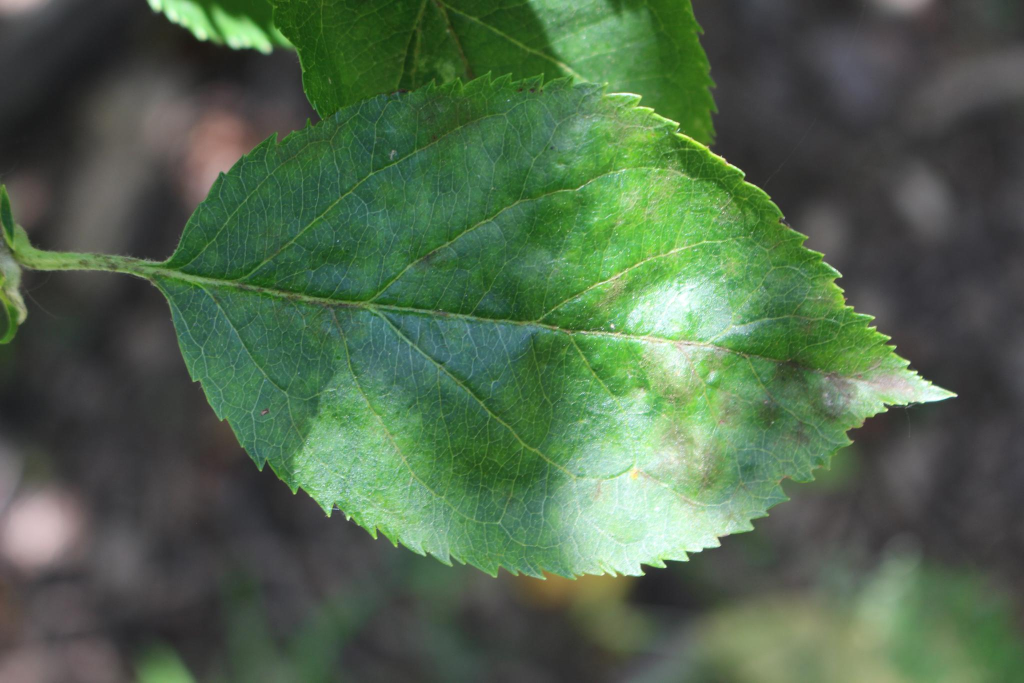
#> input picture Introducao a Visao Computacional/9. Segmentacao de Objetos/imagemTeste2.jpg, 2048 x 1365 px (shown at 1/2 size)
$ python binarizacao_adaptativa.py
#> lines starting #> are read from the running program, lines starting #| are printed output that depends on the picture; after the words box and inside, x2 and y2 are one past the last pixel; in counts of white or black regions, pixels touching at a corner belong together
import	cv2
import	numpy	as	np

imagemOriginal =  cv2.imread("imagemTeste2.jpg", 0)
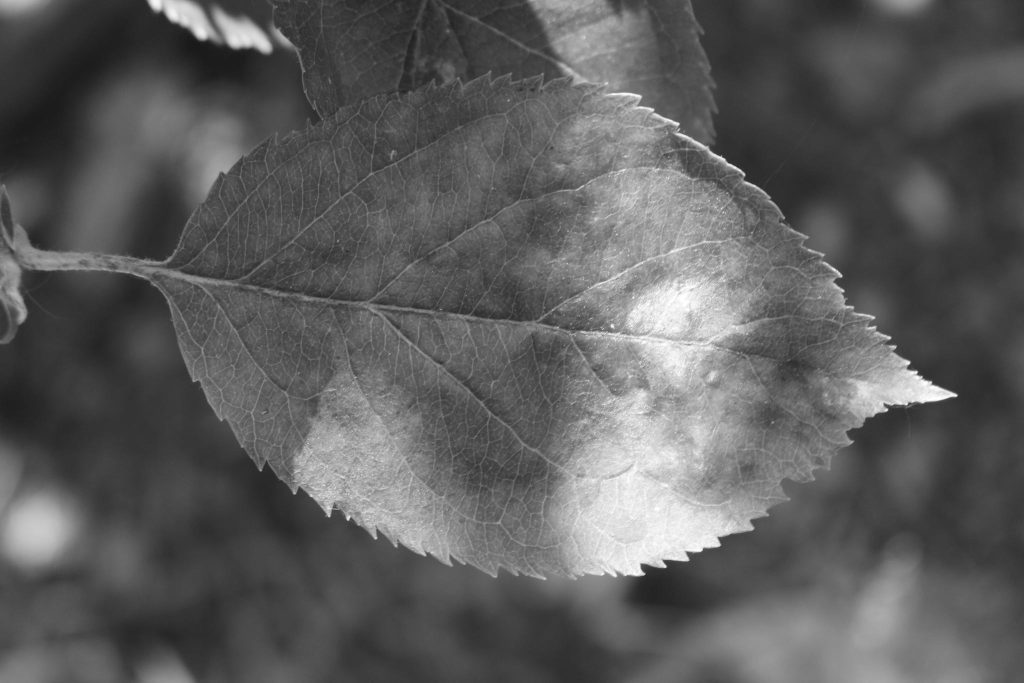
#> imagemOriginal: shape (1365, 2048) (shown at 1/2 size); min 25, max 255, mean 93.1

imgEscalada	=	cv2.resize(
        imagemOriginal,
        None,
        fx	= 0.5,
        fy	= 0.5,
        interpolation	=	cv2.INTER_CUBIC
    )
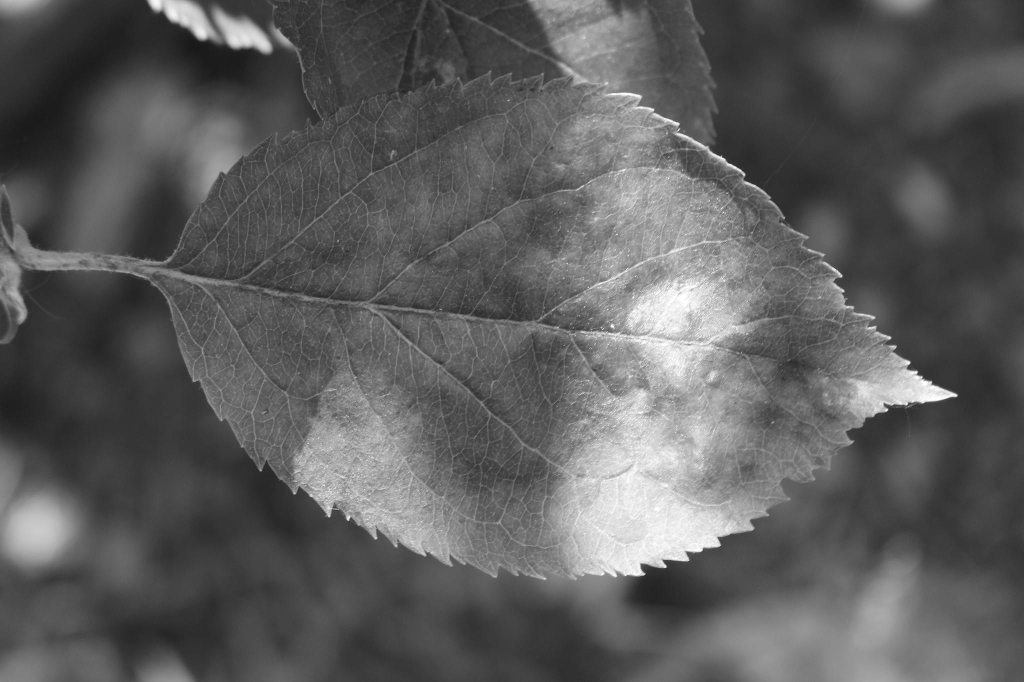
#> imgEscalada: shape (682, 1024); min 25, max 255, mean 93.1

imgTratada	=	cv2.medianBlur(imgEscalada,	7)

imgBinarizada	=	cv2.adaptiveThreshold(
                            imgTratada,
                            255,
                            cv2.ADAPTIVE_THRESH_GAUSSIAN_C,
                            cv2.THRESH_BINARY_INV,
                            11,
                            5 )
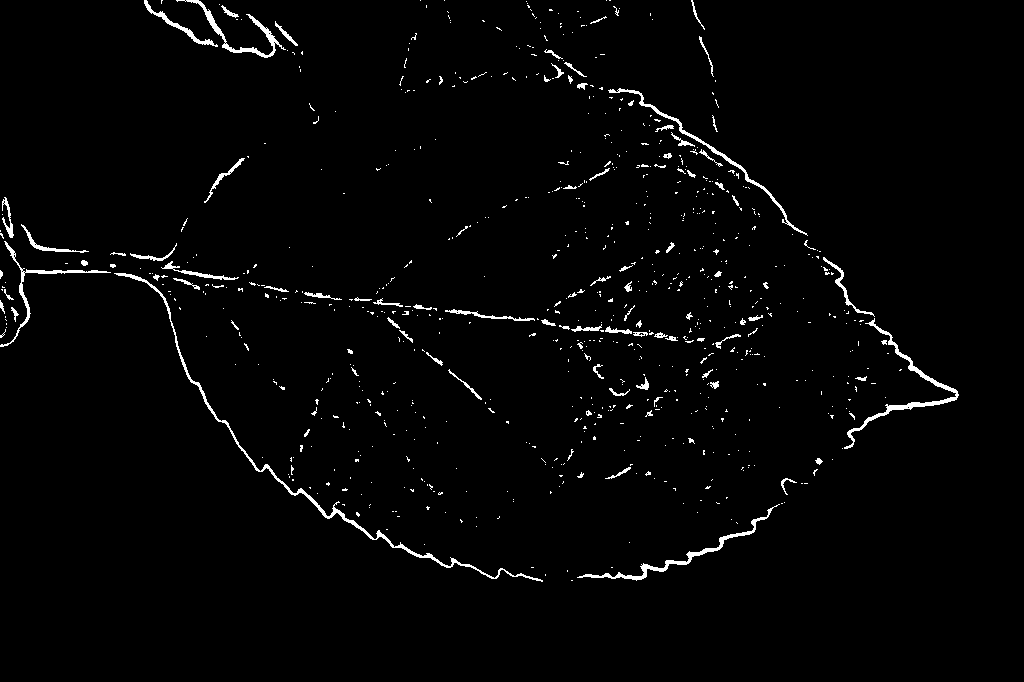
#> imgBinarizada: shape (682, 1024); 2% white in thin lines or dots, all inside (x1, y1, x2, y2) = (0, 0, 959, 582)

cv2.imshow("Imagem	Original",	imgEscalada)
cv2.imshow("Imagem	Tratada",	imgBinarizada)
cv2.waitKey(0)
cv2.destroyAllWindows()

$ run again, with Introducao a Visao Computacional/9. Segmentacao de Objetos/imagemTeste3.jpg copied over Introducao a Visao Computacional/9. Segmentacao de Objetos/imagemTeste2.jpg
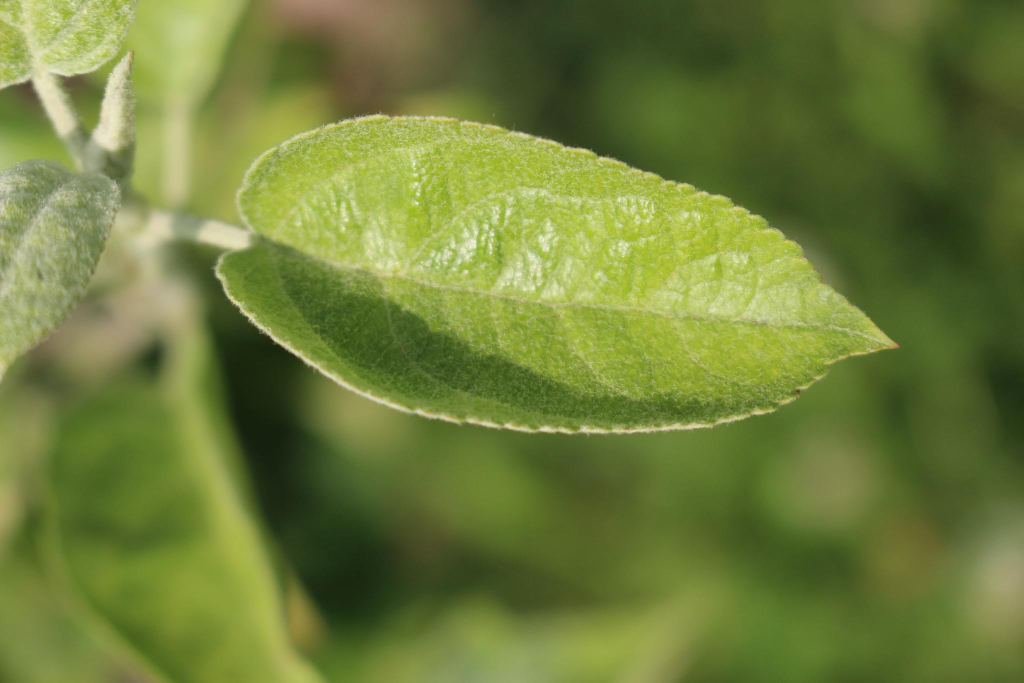
#> input picture Introducao a Visao Computacional/9. Segmentacao de Objetos/imagemTeste3.jpg, 2048 x 1365 px (shown at 1/2 size)
#> `imgEscalada	=	cv2.resize( imagemOriginal, None, fx	= 0.5, fy	= 0.5, in..`:
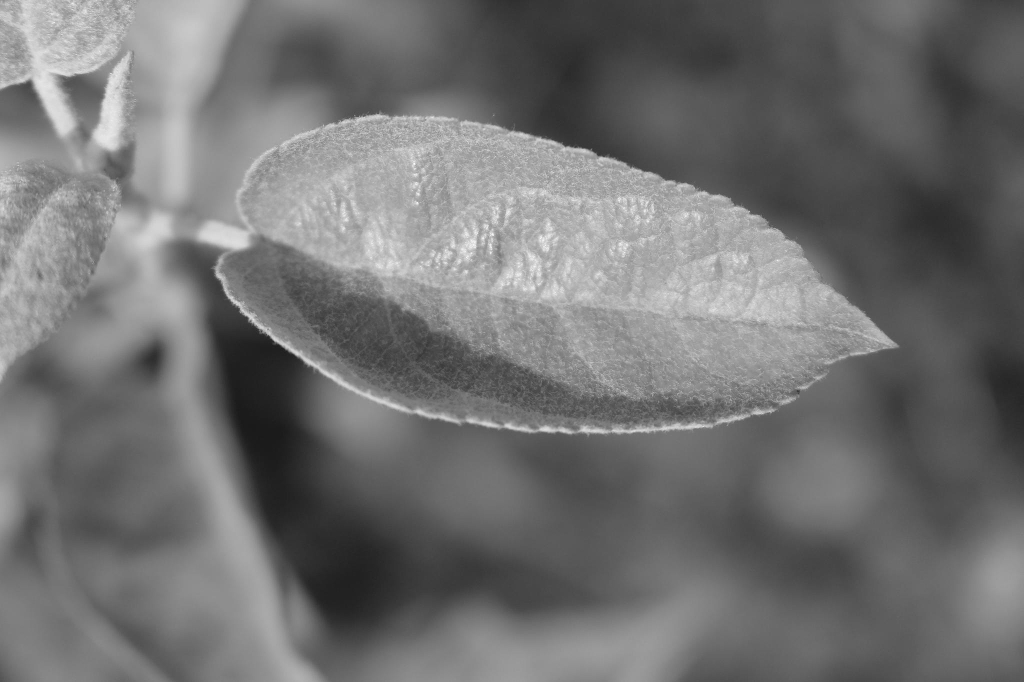
#> imgEscalada: shape (682, 1024); min 26, max 252, mean 113.5
#> `imgBinarizada	=	cv2.adaptiveThreshold( imgTratada, 255, cv2.ADAPTIVE_T..`:
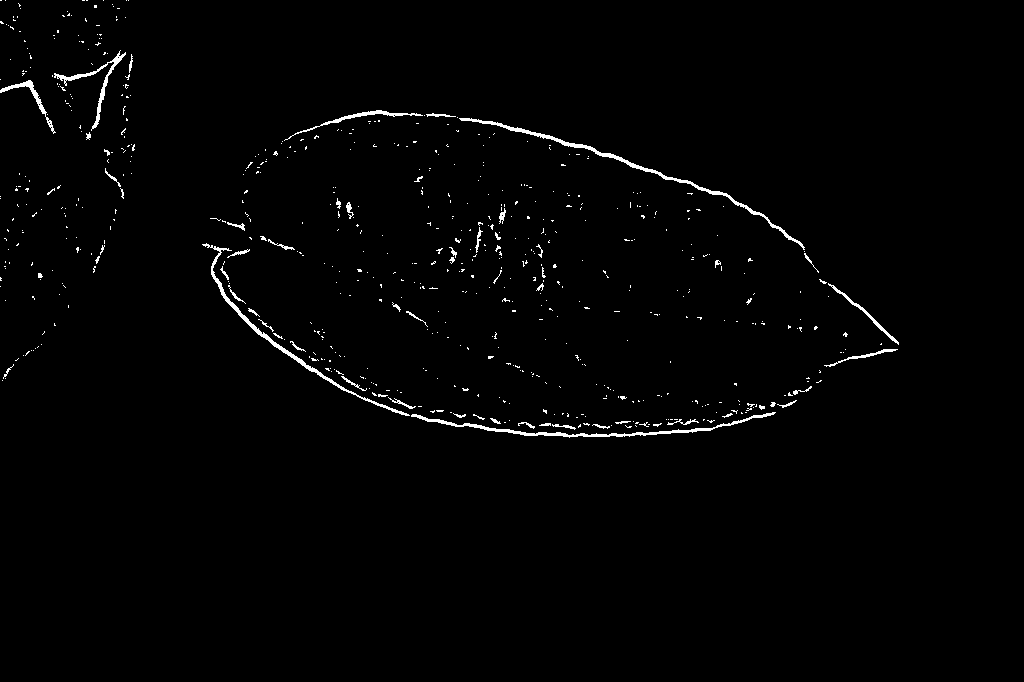
#> imgBinarizada: shape (682, 1024); 1.3% white in thin lines or dots, all inside (x1, y1, x2, y2) = (0, 0, 899, 438)

$ run again, with Introducao a Visao Computacional/9. Segmentacao de Objetos/imagemTeste.jpg copied over Introducao a Visao Computacional/9. Segmentacao de Objetos/imagemTeste2.jpg
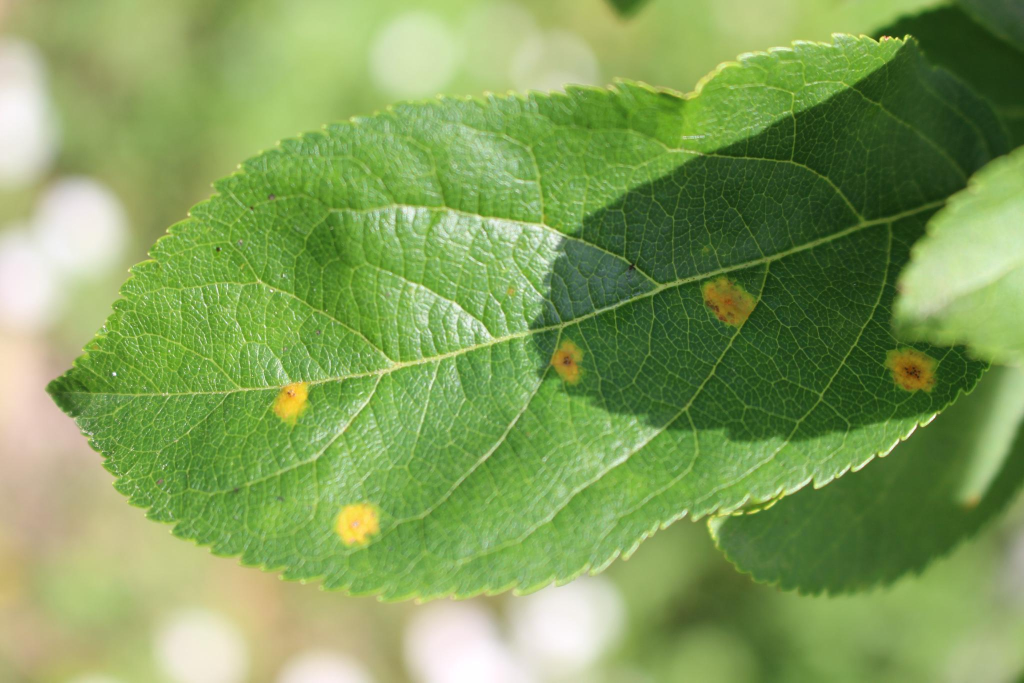
#> input picture Introducao a Visao Computacional/9. Segmentacao de Objetos/imagemTeste.jpg, 2048 x 1365 px (shown at 1/2 size)
#> `imgEscalada	=	cv2.resize( imagemOriginal, None, fx	= 0.5, fy	= 0.5, in..`:
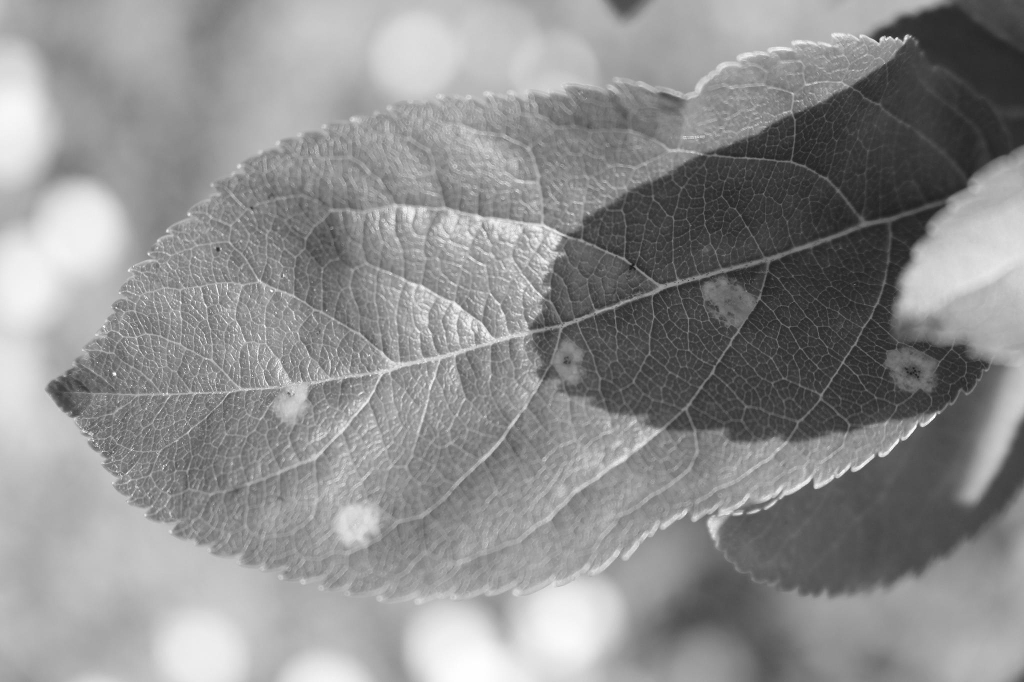
#> imgEscalada: shape (682, 1024); min 27, max 255, mean 142
#> `imgBinarizada	=	cv2.adaptiveThreshold( imgTratada, 255, cv2.ADAPTIVE_T..`:
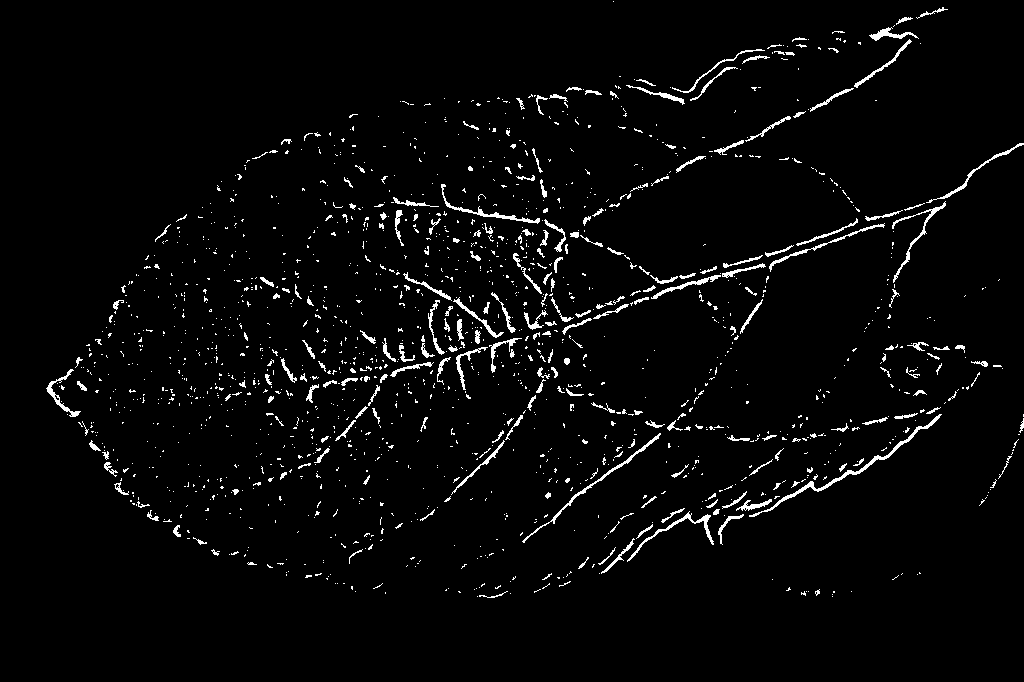
#> imgBinarizada: shape (682, 1024); 3.1% white in thin lines or dots, all inside (x1, y1, x2, y2) = (46, 1, 1024, 598)
